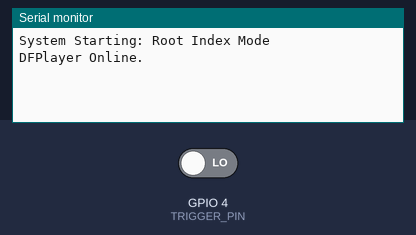
A sketch run on a simulated ESP32. On the bench: the last lines printed to the serial monitor. The inputs (shaded band) are chosen by the test bench; at power-on: GPIO 4 (TRIGGER_PIN) LOW. Random numbers use the default seed unless the sketch sets one; the audio player accepts every command and is not drawn.

Above: at 1.7 s.
1.8 s: GPIO 4 (TRIGGER_PIN) driven HIGH
At 2.7 s:
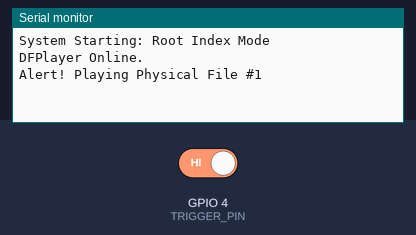
3.3 s: GPIO 4 (TRIGGER_PIN) driven LOW
At 3.8 s:
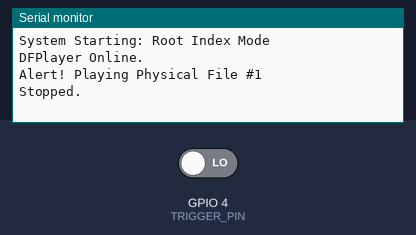

Measured:
- after the input at 1.8 s, the serial monitor: prints a new line at once (image 1)
- after the input at 3.3 s, the serial monitor: prints a new line at once (image 2)

The sketch:

esp32-dfminiplayer.ino
```cpp
// df mini player and led output program
#include "HardwareSerial.h"
#include "DFRobotDFPlayerMini.h"

HardwareSerial mySerial(2);
DFRobotDFPlayerMini player;

const int TRIGGER_PIN = 4; // D4 on your pinout
int lastSound = 0;
int myVolume = 18;          // Slightly higher than 15 to help it "wake up"

void setup()
{
  Serial.begin(115200);
  mySerial.begin(9600, SERIAL_8N1, 16, 17); // TX2=17, RX2=16
  pinMode(TRIGGER_PIN, INPUT_PULLDOWN);
  Serial.println("System Starting: Root Index Mode");

  // Safety: No ACK needed since TX is disconnected
  if (player.begin(mySerial, true, false))
  {
    Serial.println("DFPlayer Online.");
    player.volume(myVolume);
    randomSeed(analogRead(34));
  }
  else
  {
    Serial.println("Waiting for Player...");
    player.volume(myVolume);
  }
}

void loop()
{
  // Trigger: Touch D4 to 3.3V
  if (digitalRead(TRIGGER_PIN) == HIGH)
  {
    int currentSound = random(1, 5);
    while (currentSound == lastSound)
    {
      currentSound = random(1, 5);
    }

    Serial.print("Alert! Playing Physical File #");
    Serial.println(currentSound);

    // This command ignores folders and plays the physical 1st, 2nd, etc. file
    player.play(currentSound);
    lastSound = currentSound;

    // Stay in this loop until the signal is removed
    while (digitalRead(TRIGGER_PIN) == HIGH)
    {
      delay(10);
    }

    player.stop();
    Serial.println("Stopped.");
  }
}
```
